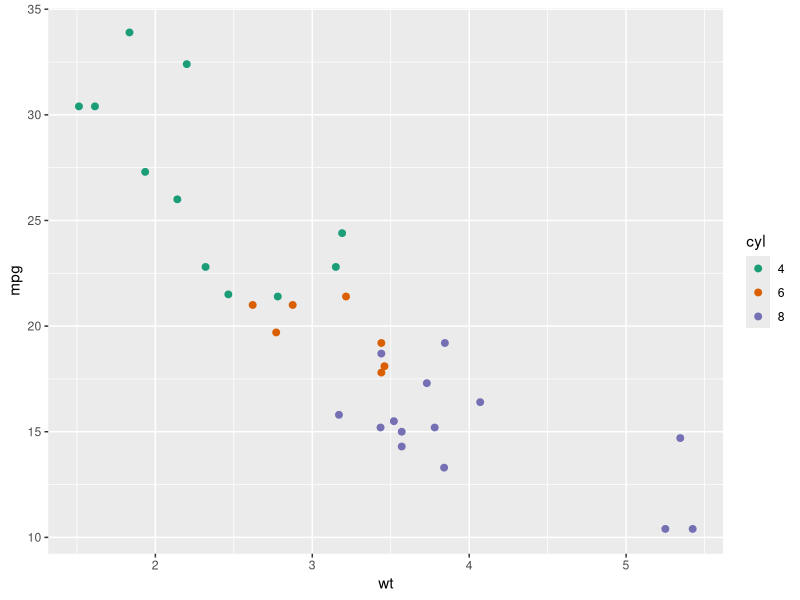

Generate this figure with R:
## ---- chunk 1
library(tibble); library(dplyr) 
library(ggplot2); library(R6)
## ---- chunk 2
triangle_size <- 6
square_size   <- 4
hexagon_size  <- 5
## ---- chunk 3
triangle <- list(size = 6)
square   <- list(size = 4)
hexagon  <- list(size = 5)
## ---- chunk 4
x <- list(size = 6)

# is x a square or a triangle?
## ---- chunk 5
triangle <- list(sides = 3, size = 6)
square   <- list(sides = 4, size = 4)
hexagon  <- list(sides = 6, size = 5)
## ---- chunk 6
print_rp <- function(rp) {    # hmm... the 'print' name is taken
    cat("Regular polygon with", rp$sides, 
        "sides of size", rp$size, "\n")
}

print_rp(triangle)
## ---- chunk 7
resize <- function(rp, value = 1) {
    rp$size <- rp$size * value
    rp
}

print_rp(resize(triangle, 2))
print_rp(triangle)  # the original object is unchanged
## ---- chunk 8
`size<-` <- function(rp, value = 1) {
    rp$size <- rp$size * value
    rp
}

triangle_copy <- triangle  # let's work with a copy
size(triangle_copy) <- 2 
print_rp(triangle_copy)
## ---- chunk 9
attr(triangle, "class") <- "regular_polygon"
triangle
## ---- chunk 10
class(square) <- "regular_polygon"
class(square)
class(hexagon) <- "regular_polygon"
class(hexagon)
## ---- chunk 11
df1 <- data.frame(a = 1:2, b = 3:4)
class(df1)
str(df1)
## ---- chunk 12
model <- lm(b ~ a, data = df1)
class(model)
str(model)
## ---- chunk 13
df2 <- as_data_frame(df1)
class(df2)
str(df2)
## ---- chunk 14
print(df1)
print(df2)
## ---- chunk 15
print(model)
## ---- chunk 16
print
## ---- chunk 17
print.regular_polygon <- function(rp) {
    cat("Regular polygon with", rp$sides, 
        "sides of size", rp$size, "\n")
}

print(triangle)
## ---- chunk 18
methods(class = "regular_polygon")
## ---- chunk 19
methods(resize)
## ---- chunk 20
resize <- function(x, ...) UseMethod("resize", x)   # only one argument

resize.regular_polygon <- function(rp, value = 1) {
    rp$size <- rp$size * value
    rp
}
## ---- chunk 21
print(resize(triangle, 2))
## ---- chunk 22
circle <- list(sides = NA, size = 1)
class(circle) <- c('circle', 'regular_polygon')
print(circle)
## ---- chunk 23
print.circle <- function(rp) {
    cat("Circle of size", rp$size, "\n")
}
print(circle)
## ---- chunk 24
inherits(circle, 'circle')
inherits(circle, 'regular_polygon')
## ---- chunk 25
print(resize(circle, 2))
## ---- chunk 26
class(model)
class(model) <- c("Agent Smith", class(model))
class(model)
## ---- chunk 27
class(df1)
class(df1) <- c("Agent Smith", class(df1))
class(df1)
## ---- chunk 28
rm(list = ls())   # clean up

setClass(
    Class = "Circle",
    slots = representation(
        size = "numeric"
    )
)
## ---- chunk 29
circle <- new("Circle", size = 1.5)
circle
## ---- chunk 30
circle@size
slot(circle, 'size')
## ---- chunk 31
circle@size <- 1.7  # you should do this only inside of a class method
circle@size
## ---- chunk 32
Circle_show <- function(object) {
    cat("Circle of size", object@size, "\n")
}

setMethod("show", "Circle", Circle_show)
print(circle)
## ---- chunk 33
Circle_validity <- function(object) {
    if (object@size < 0) return("Size must be positive")
    TRUE   # return TRUE if all tests pass
}

setValidity("Circle", Circle_validity)
## ---- chunk 34
circle@size <- -5
circle
## ---- chunk 35
circle@size <- 1.7
## ---- chunk 36
Circle_get_size <- function(object) object@size

setGeneric(name = "size", 
           def = function(object) standardGeneric("size"),
           valueClass = "numeric")
setMethod("size", "Circle", Circle_get_size)
## ---- chunk 37
size(circle)
## ---- chunk 38
Circle_set_size <- function(object, value) {
    object@size <- value     # modifies the object in the local scope
    validObject(object)      # force validation
    object                   # the setter must return the object
}

setGeneric(name = "size<-", 
           def = function(object, value) standardGeneric("size<-"))
setMethod("size<-", "Circle", Circle_set_size)
## ---- chunk 39
size(circle) <- 2.5
size(circle)
## ---- chunk 40
setClass(
    Class = "RegularPolygon",
    slots = representation(sides = "integer"), # only the new slot
    contains = "Circle"     # size inherited from Circle
)
## ---- chunk 41
triangle <- new("RegularPolygon", sides = 3L, size = 3.5)
print(triangle)
## ---- chunk 42
RegularPolygon_show <- function(object) {
    cat("Regular polygon with", object@sides, 
        "sides of size", object@size, "\n")    
}

setMethod("show", "RegularPolygon", RegularPolygon_show)
print(triangle)
## ---- chunk 43
(size(triangle) <- 3.8)
## ---- chunk 44
is(triangle)            # this is how we check for S4 classes
is(triangle, "Circle")  # R cannot overcome poor design choices
## ---- chunk 45
my_env <- new.env()
my_env$x <- 42
ls(my_env)
my_env$x
## ---- chunk 46
setClass("Element",
         slots = representation(x = 'numeric', my_env = 'environment')
)

setMethod("initialize", "Element",
  function(.Object, ..., x=numeric(), my_env = new.env()) {
    callNextMethod(.Object, x = x, my_env = my_env, ...)
  }
)
## ---- chunk 47
el <- new("Element", x = 3)
print(el)
el@my_env$a <- 1
print(el@my_env$a)
## ---- chunk 48
rm(list = ls())

Circle <- R6Class(
    classname = "Circle",
    public = list(            # public attributes
        size = NULL,          # no type!
        initialize = function(size = NA) {
          self$size <- size   # good place to check types
        },
        print = function(...) cat("Circle of size", self$size, "\n"),
        expand = function(value) {
            self$size <- self$size * value   # self modifying
        }
    )
)
## ---- chunk 49
circle <- Circle$new(size = 6.1)
str(circle)
print(circle)
## ---- chunk 50
circle$size
## ---- chunk 51
circle$expand(2)         # look, no assignment
print(circle)
## ---- chunk 52
PrivateCircle <- R6Class(
    classname = "PrivateCircle",
    private = list(
        hidden_size = NULL),
    public = list(            # public attributes
        initialize = function(size = NA) {
          private$hidden_size <- size   # good place to check data types
        },
        print = function(...) cat("Circle of size", private$hidden_size, "\n")),
    active = list(
        size = function(value) {
          if (missing(value)) return(private$hidden_size)
          else private$hidden_size <- value
        }
    )
)
## ---- chunk 53
private_circle <- PrivateCircle$new(6.6)
private_circle$hidden_size  # not visible
private_circle$size         # getter
private_circle$size <- 7.7  # setter 
private_circle
## ---- chunk 54
RegularPolygon <- R6Class("RegularPolygon",
  inherit = Circle,
  public = list(
      sides = NULL,
      initialize = function(size = NA, sides = NA) {
          super$initialize(size)  # call parent's initialize
          self$sides <- sides     # take care of the new argument
      },
      print = function(...) {
          cat("Regular polygon with", self$sides, 
              "sides of size", self$size, "\n")    
      }
  )
)
## ---- chunk 55
triangle <- RegularPolygon$new(size = 8.2, sides = 3)
str(triangle)
triangle
## ---- chunk 56
triangle$size
triangle$expand(2)
triangle
## ---- chunk 57
mtcars %>%
    rownames_to_column('car_name') %>%
    select(car_name, mpg, cyl) %>%
    group_by(cyl) %>%                # 3 cyl groups: 4, 6, 8
    filter(mpg > mean(mpg)) %>%      # above average of each group
    top_n(1, mpg)                    # top 1 from each group, by mpg
## ---- chunk 58
.end <- identity   # identity(x) returns x; .end is hidden

mtcars %>%
    select(mpg, cyl) %>%
    head(3) %>%    # now all the dplyr lines end with %>%
    .end
## ---- chunk 59
mtcars %>%
    mutate(cyl = factor(cyl)) %>%        # pipe your data into ggplot
    ggplot(aes(x = wt, y = mpg, color = cyl)) + 
    geom_point(size = 2) +
    scale_colour_brewer(palette = 'Dark2')
## ---- chunk 60
sapply(mtcars, is.numeric)
sapply(list(), is.numeric)
## ---- chunk 61
sessionInfo()
